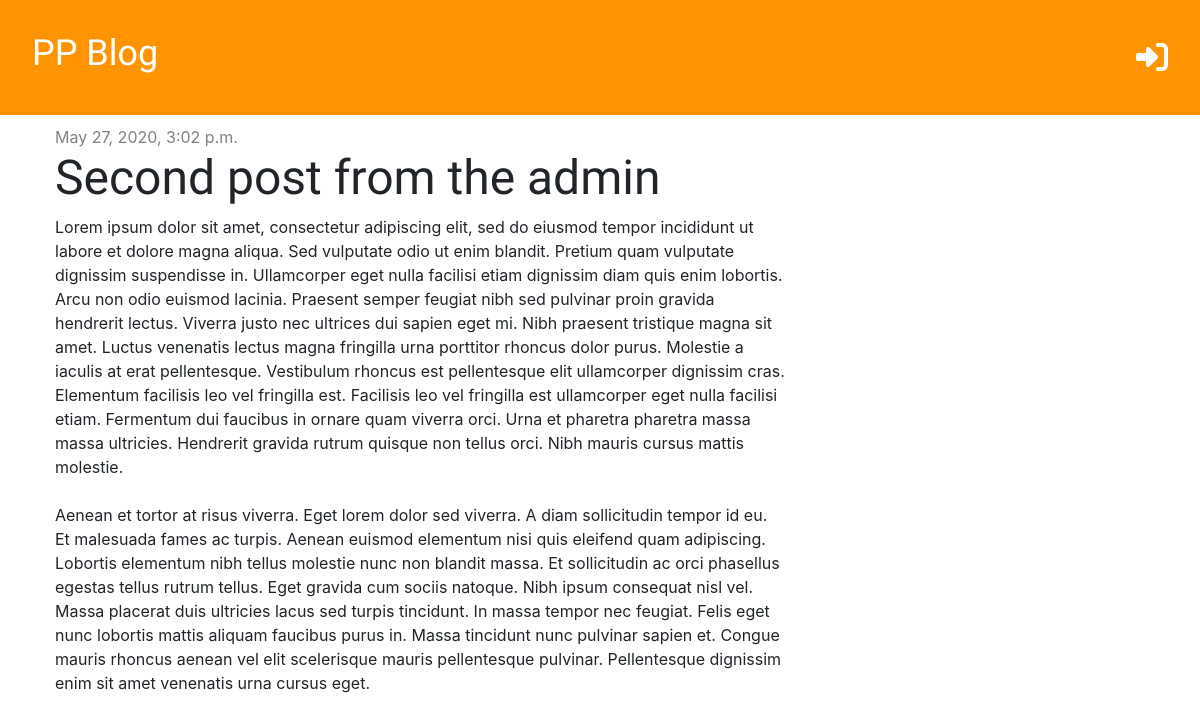
The app's page /post/2/ with its own data.
### blog/models.py (models this page shows, shortened)
class Post(models.Model):
    author = models.ForeignKey('auth.User', on_delete=models.CASCADE)
    title = models.CharField(max_length=200)
    text = models.TextField()
    created_date = models.DateTimeField(default=timezone.now)
    published_date = models.DateTimeField(blank=True, null=True)

### blog/views.py (the view)
# urls.py: path('post/<int:pk>/', views.post_detail, name='post_detail'),
def post_detail(request, pk):
    post = get_object_or_404(Post, pk=pk)
    stuff_for_frontend = {'post': post}
    return render(request, 'blog/post_detail.html', stuff_for_frontend)

### blog/templates/blog/post_detail.html (shortened to what this page needs)
{% extends 'blog/base.html' %}
{% block content %}
    <div class="post">
        {% if post.published_date %}
            <div class="date">
                {{ post.published_date }}
            </div>
        {% else %}
            <a href="url 'post_publish' pk=post.pk" class="btn btn-primary">Publish</a>
        {% endif %}
        <h1>{{ post.title }}</h1>
        <p>{{ post.text|linebreaksbr }}</p>
    </div>
{% endblock %}

### blog/static/css/blog.css (style rules this page uses)
h1, h2, h3, h4 { font-family: 'Tangerin', 'Inconsolata', 'Droid Sans', serif ; font-size: 48px; }
.date { color: #828282; }
.post { margin-bottom: 70px; margin-top: 10px; }

### records on screen
Post: published_date "May 27, 2020, 3:02 p.m.", title "Second post from the admin", text "Lorem ipsum dolor sit amet, consectetur adipiscing elit, sed do eiusmod tempor incididunt ut labore et dolore magna aliqua. Sed vulputate odio ut enim blandit. Pretium quam vulputate dignissim suspendisse in. Ullamcorper eget nulla facilisi etiam dignissim diam quis enim lobortis. Arcu non odio euismod lacinia. Praesent semper feugiat nibh sed pulvinar proin gravida hendrerit lectus. Viverra justo nec ultrices dui sapien eget mi. Nibh praesent tristique magna sit amet. Luctus venenatis lectus magna fringilla urna porttitor rhoncus dolor purus. Molestie a iaculis at erat pellentesque. Vestibulum rhoncus est pellentesque elit ullamcorper dignissim cras. Elementum facilisis leo vel fringilla…"
